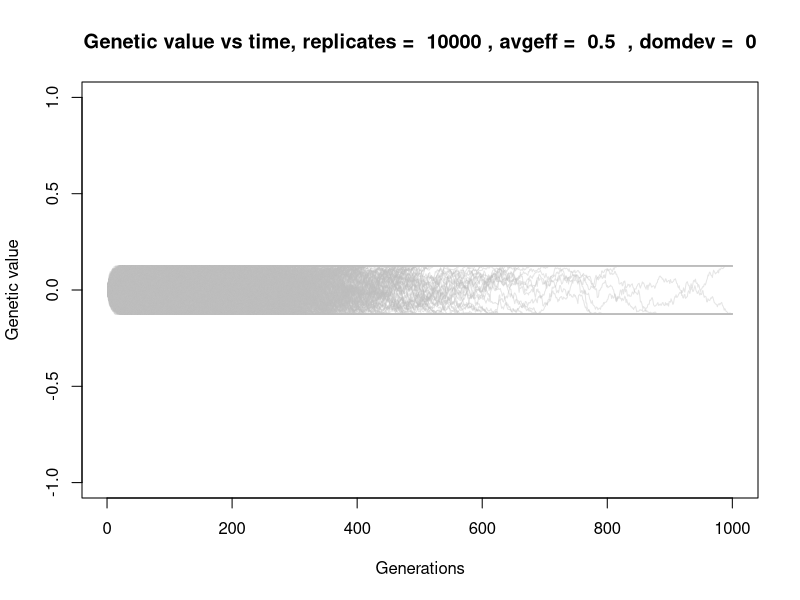

The R script that drew this image: (Note: a time limit stopped this script after it produced the figure.)
genval_vs_time <- function ( size, replicates, generations, epsilonrange1, epsilonrange2, avgeff, domdev , genval = TRUE ) {

    Fst <- 1/size

    if ( genval == FALSE ) {
                                        # just the allele frequencies over generations

        all_freqs <- list ()

        plot( 0, main = paste ( "Allele frequency vs time, replicates = ", replicates, ", avgeff = ", avgeff, " , domdev = ", domdev ),  xlab = "Generations", ylab = "Allele frequency", xlim = c( 0, generations+1), ylim = c(0, 1), type = "l")

        for ( i in 1:replicates ) {
            afterdrift <- numeric()
            epsilon <- runif ( 1, epsilonrange1, epsilonrange2 )
            afterdrift [ 1 ]  <- epsilon

            for ( j in 1:(generations) ) {
                var <- Fst * afterdrift [ j ] * ( 1 - afterdrift [ j ] )
                afterdrift [ j + 1 ] <-  rnorm( 1, afterdrift [ j ], sqrt ( var ) )

                afterdrift  <- replace ( afterdrift, is.nan(afterdrift) | afterdrift <= 0, 0 )
                afterdrift <- replace ( afterdrift, afterdrift >= 1, 1 )

            }

            lines ( seq_len ( generations+1 ), afterdrift, col = rgb(190, 190, 190, alpha = 100, maxColorValue = 255 ) )

            all_freqs [[ i ]] <- afterdrift

        }

        all_freqs_df <- as.data.frame( all_freqs )
        all_freqs_df$avg = rowMeans( all_freqs_df )

        mean_freqs <- all_freqs_df$avg

        lines ( seq_len ( generations + 1 ), mean_freqs, col = "red", lwd = 2 )
        abline ( 0, 0, col = "blue" )

        return( all_freqs_df )
    }

    ####

    if ( genval == TRUE ) {

        plot( 0, main =  paste ( "Genetic value vs time, replicates = ", replicates, ", avgeff = ", avgeff, " , domdev = ", domdev ),  xlab = "Generations", ylab = "Genetic value", xlim = c( 0, generations+1), ylim = c(-1, 1), type = "l")

        all_genvals <- list()

        for ( i in 1:replicates ) {
            afterdrift <- numeric()
            genval <- numeric()
            epsilon <- runif ( 1, epsilonrange1, epsilonrange2 )
            afterdrift [ 1 ]  <- epsilon

            for ( j in 1:(generations) ) {
                var <- Fst * afterdrift [ j ] * ( 1 - afterdrift [ j ] )
                alpha <- ( 1 / 2 ) * avgeff + domdev * ( 1 - 2 * afterdrift [ j ] )

                genval [ j ] <- ( afterdrift [ j ] - epsilon ) * alpha

                afterdrift [ j + 1 ] <-  rnorm( 1, afterdrift [ j ], sqrt ( var ) )

                afterdrift  <- replace ( afterdrift, is.nan(afterdrift) | afterdrift <= 0, 0 )
                afterdrift <- replace ( afterdrift, afterdrift >= 1, 1 )

            }

            lines ( seq_len ( generations ), genval, col = rgb(190, 190, 190, alpha = 100, maxColorValue = 255 ) )

            all_genvals [[ i ]] <- genval

        }

        all_genvals_df <- as.data.frame ( all_genvals )
        all_genvals_df$avg = rowMeans ( all_genvals_df )

        mean_genvals <- all_genvals_df$avg

        lines ( seq_len ( generations ), mean_genvals, col = "red", lwd = 2 )
        abline ( 0, 0, col = "blue" )

        return( all_genvals_df )

    }

}



genval_vs_time (size = 100,
                replicates = 10000,
                generations = 1000,
                epsilonrange1 = 0.5,
                epsilonrange2 = 0.5,
                avgeff = 0.5,
                domdev = 0,
                genval = TRUE )




domdev <- -seq( 0.2, 1, 0.2 )

for ( i in 1:length(domdev)) {
    pdf ( paste ( "domdev=", domdev[i], sep = "" ) )
    x <- genval_vs_time (size = 10000,
                         replicates = 100,
                         generations = 5000,
                         epsilonrange1 = 0.5,
                         epsilonrange2 = 0.5,
                         avgeff = 0.5,
                         domdev = domdev [ i ],
                         genval = TRUE )
    dev.off()
}
